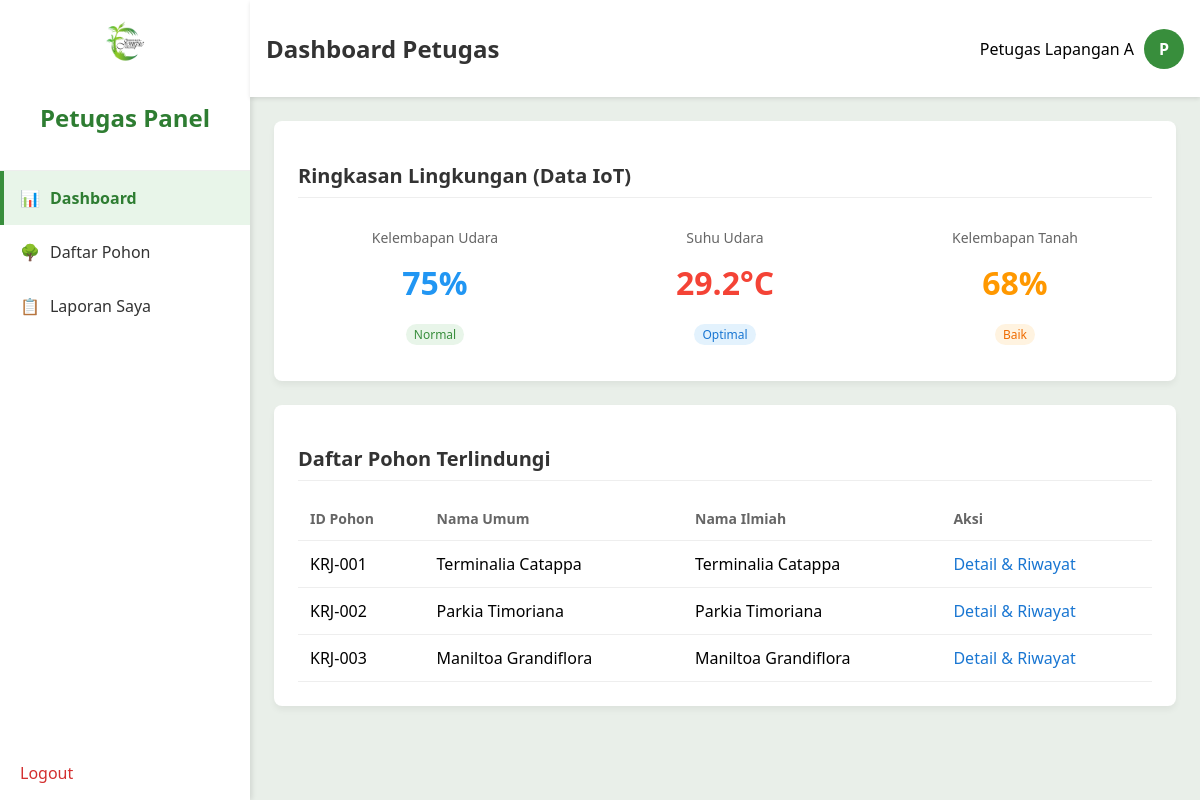
The app's page /petugas/index.php (signed in) with its own data.
### tables this page shows
CREATE TABLE `trees` (
  `id` int(11) NOT NULL,
  `id_pohon_unik` varchar(20) NOT NULL,
  `nama_umum` varchar(100) NOT NULL,
  `nama_ilmiah` varchar(100) DEFAULT NULL,
  `deskripsi` text DEFAULT NULL,
  `emoji` varchar(10) DEFAULT '🌳'
);

### petugas/index.php (the view, shortened to what this page needs)
<?php
require_once('../includes/header.php');
require_once('../config/database.php');
?>
<div class="card">
    <h2 class="card-title">Ringkasan Lingkungan (Data IoT)</h2>
    <div class="iot-grid">
        <div class="iot-card">
            <p class="iot-label">Kelembapan Udara</p>
            <p class="iot-value text-blue">75%</p>
            <p class="iot-status status-normal">Normal</p>
        </div>
        <div class="iot-card">
            <p class="iot-label">Suhu Udara</p>
            <p class="iot-value text-red">29.2°C</p>
            <p class="iot-status status-optimal">Optimal</p>
        </div>
        <div class="iot-card">
            <p class="iot-label">Kelembapan Tanah</p>
            <p class="iot-value text-yellow">68%</p>
            <p class="iot-status status-baik">Baik</p>
        </div>
    </div>
</div>
<div class="card">
    <h2 class="card-title">Daftar Pohon Terlindungi</h2>
    <div class="table-container">
        <table>
            <thead>
                <tr>
                    <th>ID Pohon</th>
                    <th>Nama Umum</th>
                    <th>Nama Ilmiah</th>
                    <th>Aksi</th>
                </tr>
            </thead>
            <tbody>
                <?php
                $sql = "SELECT id, id_pohon_unik, nama_umum, nama_ilmiah FROM trees ORDER BY id_pohon_unik ASC";
                $result = mysqli_query($koneksi, $sql);
                if (mysqli_num_rows($result) > 0) {
                    while($row = mysqli_fetch_assoc($result)) {
                        echo "<tr>";
                        echo "<td>" . htmlspecialchars($row['id_pohon_unik']) . "</td>";
                        echo "<td>" . htmlspecialchars($row['nama_umum']) . "</td>";
                        echo "<td>" . htmlspecialchars($row['nama_ilmiah']) . "</td>";
                        echo "<td><a href='tree_detail.php?id=" . $row['id'] . "' class='action-link'>Detail & Riwayat</a></td>";
                        echo "</tr>";
                    }
                } else {
                    echo "<tr><td colspan='4' class='text-center'>Tidak ada data pohon.</td></tr>";
                }
                ?>
            </tbody>
        </table>
    </div>
</div>
<?php
require_once('../includes/footer.php');
?>

### assets/css/style.css (style rules this page uses)
body { font-family: 'Segoe UI', Tahoma, Geneva, Verdana, sans-serif; background-color: #E9EFE9; margin: 0; }
.card { background-color: white; padding: 1.5rem; border-radius: 8px; box-shadow: 0 4px 6px rgba(0,0,0,0.05); margin-bottom: 1.5rem; }
.card-title { font-size: 1.25rem; font-weight: 700; color: #333; margin-bottom: 1rem; border-bottom: 1px solid #eee; padding-bottom: 0.5rem; }
.iot-grid { display: grid; grid-template-columns: repeat(auto-fit, minmax(150px, 1fr)); gap: 1rem; }
.iot-card { text-align: center; }
.iot-label { font-size: 0.875rem; color: #666; }
.iot-value { font-size: 2rem; font-weight: 700; margin: 0.5rem 0; }
.iot-value.text-blue { color: #2196F3; }
.iot-value.text-red { color: #F44336; }
.iot-value.text-yellow { color: #FF9800; }
.iot-status { font-size: 0.75rem; padding: 2px 8px; border-radius: 12px; display: inline-block; }
.iot-status.status-normal { background-color: #e8f5e9; color: #388E3C; }
.iot-status.status-optimal { background-color: #e3f2fd; color: #1976D2; }
.iot-status.status-baik { background-color: #fff3e0; color: #ef6c00; }
.table-container { overflow-x: auto; }
table { width: 100%; border-collapse: collapse; }
th, td { padding: 0.75rem; text-align: left; border-bottom: 1px solid #eee; }
th { font-size: 0.875rem; font-weight: 600; color: #666; }
.action-link { color: #1976D2; font-weight: 500; text-decoration: none; }

### records on screen
trees: id_pohon_unik "KRJ-001", nama_umum "Terminalia Catappa", nama_ilmiah "Terminalia Catappa"
trees: id_pohon_unik "KRJ-002", nama_umum "Parkia Timoriana", nama_ilmiah "Parkia Timoriana"
trees: id_pohon_unik "KRJ-003", nama_umum "Maniltoa Grandiflora", nama_ilmiah "Maniltoa Grandiflora"

### other values on screen
$user_role "Petugas"
$page_title "Dashboard Petugas"
$user_name "Petugas Lapangan A"
$user_avatar "P"
